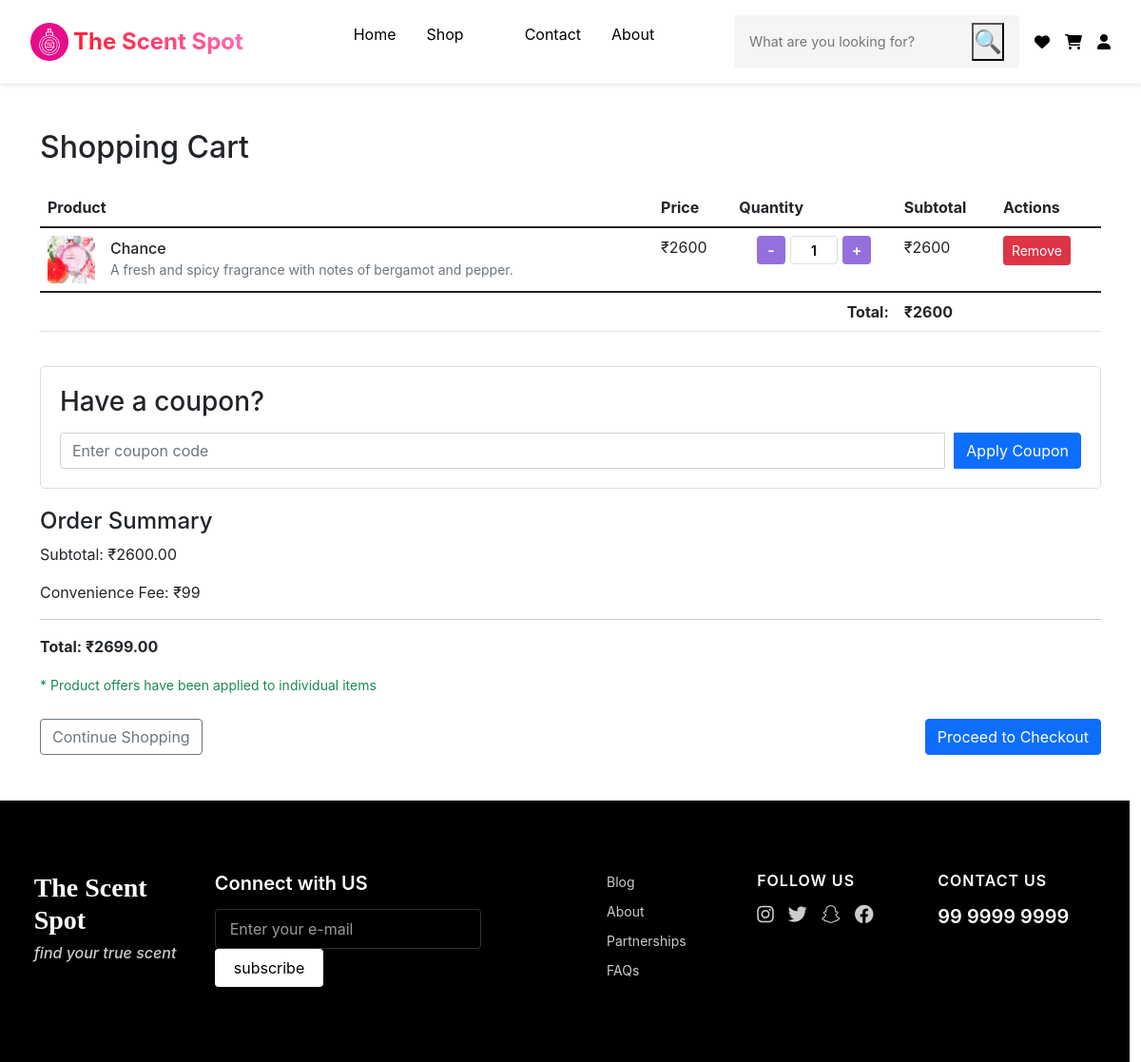
/cart (signed in), run on an earlier commit of the app's database.
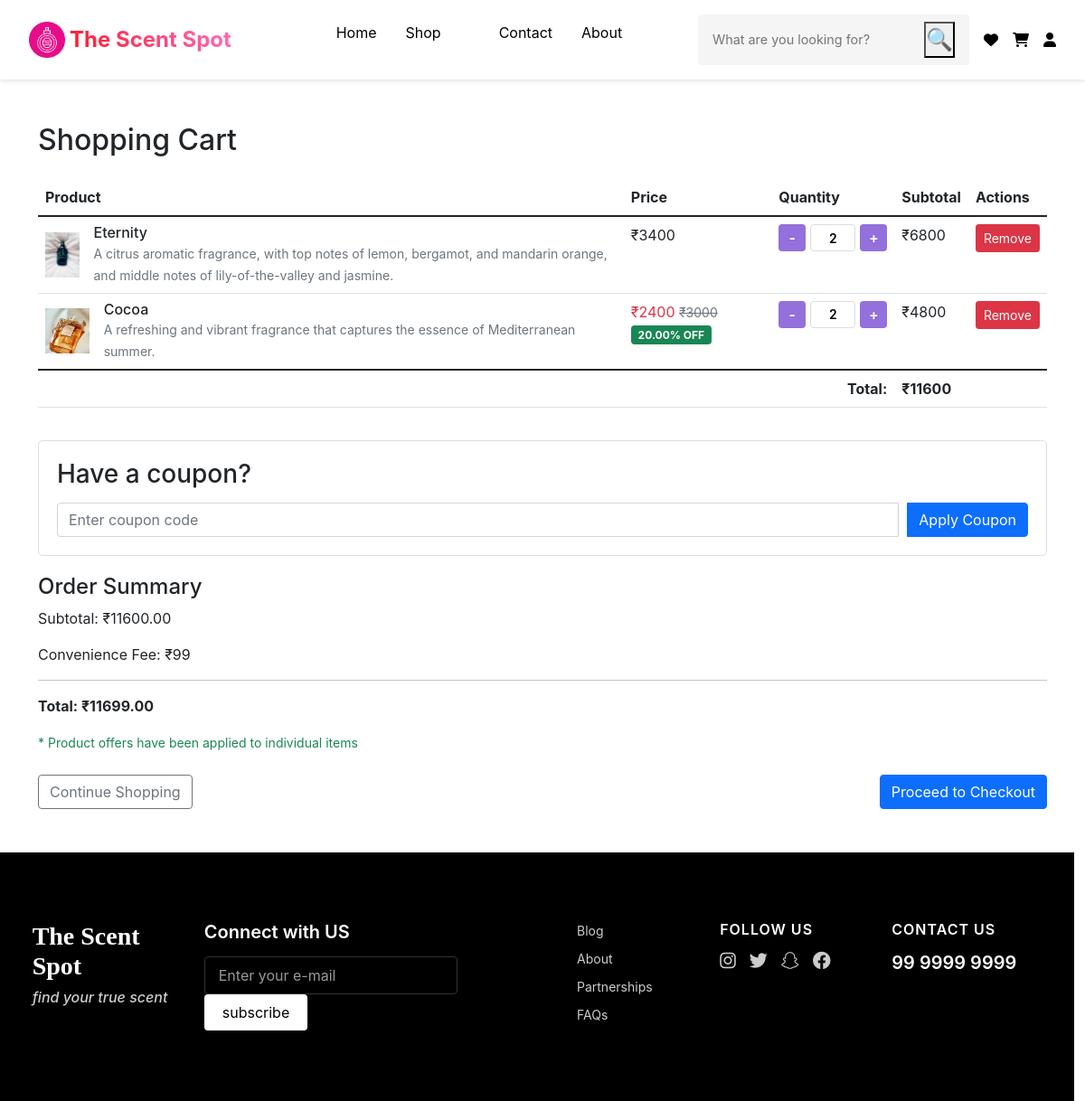
And on a later commit of the database.
### core/models/cart.py (models this page shows, shortened)
class CartItem(models.Model):
    user = models.ForeignKey(User, on_delete=models.CASCADE)
    product = models.ForeignKey(Product, on_delete=models.CASCADE)
    quantity = models.PositiveIntegerField(default=1)
    created_at = models.DateTimeField(auto_now_add=True)
    updated_at = models.DateTimeField(auto_now=True)
    objects = models.Manager()
    class Meta:
        unique_together = ('user', 'product')
        ordering = ['-created_at']

### core/models/product.py (models this page shows, shortened)
class Product(models.Model):
    name = models.CharField(max_length=50)
    price = models.IntegerField(default=0)
    description = models.CharField(max_length=2000, blank=True)
    image = models.ImageField(upload_to="images/")
    category = models.ForeignKey(Category, db_column='type2', on_delete=models.CASCADE)
    rating = models.IntegerField(default=1, validators=[MinValueValidator(0),MaxValueValidator(5)])
    brand = models.CharField(max_length=50, default="")
    gender = models.CharField(max_length=50, default="")
    size = models.CharField(max_length=50, default="")
    stock = models.IntegerField(default=0)
    @property
    def get_discount_price(self):
        from core.utils.offer_utils import calculate_discount_price
        return calculate_discount_price(self)
    @property
    def has_offer(self):
        from core.utils.offer_utils import get_best_offer
        return get_best_offer(self) is not None
    @property
    def offer_details(self):
        from core.utils.offer_utils import get_offer_details
        return get_offer_details(self)

### core/models/category.py (models this page shows, shortened)
class Category(models.Model):
    id = models.AutoField(primary_key=True)
    name = models.CharField(max_length=100, null = True)
    description = models.TextField(null=True, blank=True)

### core/models/offer.py (models this page shows, shortened)
class Offer(models.Model):
    name = models.CharField(max_length=100)
    discount_percentage = models.DecimalField(
        max_digits=5,
        decimal_places=2,
        validators=[MinValueValidator(0), MaxValueValidator(100)]
    )
    valid_from = models.DateTimeField()
    valid_to = models.DateTimeField()
    active = models.BooleanField(default=True)
    class Meta:
        abstract = True

class ProductOffer(Offer):
    product = models.ForeignKey(Product, on_delete=models.CASCADE, related_name='offers')

class CategoryOffer(Offer):
    category = models.ForeignKey(Category, on_delete=models.CASCADE, related_name='offers')

### core/views/cart.py (the view, shortened to what this page needs)
# urls.py: path("cart", cart.Cart.as_view(), name="cart"),
class Cart(LoginRequiredMixin, View):
    login_url = '/login/'
    template_name = 'cart.html'
    def dispatch(self, request, *args, **kwargs):
        if not request.user.is_authenticated:
            messages.warning(request, 'Please login to access your cart.')
            return redirect('login')
        return super().dispatch(request, *args, **kwargs)
    def get(self, request):
        cart_items = CartItem.objects.filter(user=request.user).select_related('product')
        subtotal = 0
        for item in cart_items:
            subtotal += item.product.price * item.quantity
        cart_total = 0
        for item in cart_items:
            if hasattr(item.product, 'has_offer') and item.product.has_offer:
                cart_total += item.product.get_discount_price * item.quantity
            else:
                cart_total += item.product.price * item.quantity
        offer_discount = subtotal - cart_total
        coupon_discount = 0
        if 'discount' in request.session:
            coupon_discount = request.session['discount']
        convenience_fee = 99  # ₹99
        final_total = cart_total - coupon_discount + convenience_fee
        context = {
            'cart_items': cart_items,
            'subtotal': subtotal,
            'offer_discount': offer_discount,
            'cart_total': cart_total,
            'coupon_discount': coupon_discount,
            'convenience_fee': convenience_fee,
            'final_total': final_total
        }
        return render(request, self.template_name, context)

### core/templatetags/cart.py (called while the page is built)
@register.filter(name = "currency")
def currency(number):
    return "₹" + str(number)

@register.filter(name = "mul")
def mul(n1, n2):
    return n1 * n2

### core/utils/offer_utils.py (called while the page is built)
def get_product_offer(product):
    now = timezone.now()
    offers = ProductOffer.objects.filter(
        product=product,
        active=True,
        valid_from__lte=now,
        valid_to__gte=now
    )
    return offers.order_by('-discount_percentage').first()

def get_category_offer(product):
    now = timezone.now()
    offers = CategoryOffer.objects.filter(
        category=product.category,
        active=True,
        valid_from__lte=now,
        valid_to__gte=now
    )
    return offers.order_by('-discount_percentage').first()

def get_best_offer(product):
    product_offer = get_product_offer(product)
    category_offer = get_category_offer(product)
    if product_offer and category_offer:
        if product_offer.discount_percentage >= category_offer.discount_percentage:
            return product_offer
        return category_offer
    elif product_offer:
        return product_offer
    elif category_offer:
        return category_offer
    return None

### core/templates/cart.html (shortened to what the changed rows need)
{% extends 'base.html' %}
{% load cart %}
{% block css%}
    <link href="static/css/cart.css" rel="stylesheet" type="text/css">
{% endblock %}
{% block content %}
<div class="container my-5">
    <h2 class="mb-4">Shopping Cart</h2>
    {% if cart_items %}
    <div class="table-responsive">
        <table class="table">
            <thead>
                <tr>
                    <th>Product</th>
                    <th>Price</th>
                    <th>Quantity</th>
                    <th>Subtotal</th>
                    <th>Actions</th>
                </tr>
            </thead>
            <tbody>
                {% for item in cart_items %}
                <tr>
                    <td>
                        <div class="d-flex align-items-center">
                            {% if item.product.image %}
                            <img src="{{ item.product.image.url }}" alt="{{ item.product.name }}" style="width: 50px; height: 50px; object-fit: cover;" class="me-3">
                            {% endif %}
                            <div>
                                <h6 class="mb-0">{{ item.product.name }}</h6>
                                <small class="text-muted">{{ item.product.description|truncatewords:20 }}</small>
                            </div>
                        </div>
                    </td>
                    <td>
                        {% if item.product.has_offer %}
                            <span class="text-danger">{{ item.product.get_discount_price|currency }}</span>
                            <small class="text-muted"><del>{{ item.product.price|currency }}</del></small>
                            <span class="badge bg-success">{{ item.product.offer_details.discount_percentage }}% OFF</span>
                        {% else %}
                            {{ item.product.price|currency }}
                        {% endif %}
                    </td>
                    <td>
                        <div class="quantity-wrapper">
                            <button type="button" class="quantity-btn" onclick="changeQuantity({{ item.product.id }}, -1)">-</button>
                            <input type="number" name="quantity" value="{{ item.quantity }}" min="1" max="{% if item.product.stock < 3 %}{{ item.product.stock }}{% else %}3{% endif %}" class="quantity-input" id="qty-{{ item.product.id }}"
                                data-product-id="{{ item.product.id }}"
                                data-stock="{{ item.product.stock }}"
                                data-price="{% if item.product.has_offer %}{{ item.product.get_discount_price }}{% else %}{{ item.product.price }}{% endif %}"
                                onchange="updateCart(this)">
                            <button type="button" class="quantity-btn" onclick="changeQuantity({{ item.product.id }}, 1)">+</button>
                        </div>
                    </td>
                    <td class="product-total" id="total-{{ item.product.id }}">
                        {% if item.product.has_offer %}
                            {{ item.product.get_discount_price|mul:item.quantity|currency }}
                        {% else %}
                            {{ item.product.price|mul:item.quantity|currency }}
                        {% endif %}
                    </td>
                    <td>
                        <form action="{% url 'remove_from_cart' item.product.id %}" method="POST" class="d-inline">
                            <button type="submit" class="btn btn-sm btn-danger">Remove</button>
                        </form>
                    </td>
                </tr>
                {% endfor %}
            </tbody>
            <tfoot>
                <tr>
                    <td colspan="3" class="text-end"><strong>Total:</strong></td>
                    <td colspan="2"><strong>{{ cart_total|currency }}</strong></td>
                </tr>
            </tfoot>
        </table>
    </div>
    <div class="coupon-section">
        <h3>Have a coupon?</h3>
        {% if request.session.coupon_id %}
            <div class="applied-coupon">
                <p>Coupon applied! Discount: ₹{{ request.session.discount|floatformat:2 }}</p>
                <form action="{% url 'remove_coupon' %}" method="POST">
                    {% csrf_token %}
                    <button type="submit" class="btn btn-danger">Remove Coupon</button>
                </form>
            </div>
        {% else %}
            <form action="{% url 'apply_coupon' %}" method="POST">
                <div class="input-group">
                    <input type="text" name="coupon_code" class="form-control" placeholder="Enter coupon code">
                    <button type="submit" class="btn btn-primary">Apply Coupon</button>
                </div>
            </form>
        {% endif %}
    </div>
    <div class="cart-summary">
        <h4>Order Summary</h4>
        <p>Subtotal: ₹{{ cart_total|floatformat:2 }}</p>
        <p>Convenience Fee: ₹{{ convenience_fee }}</p>
        <hr>
        <p><strong>Total: ₹{{ final_total|floatformat:2 }}</strong></p>
        <small class="text-success">* Product offers have been applied to individual items</small>
    </div>
    <div class="d-flex justify-content-between mt-4">
        <a href="{% url 'index' %}" class="btn btn-outline-secondary">Continue Shopping</a>
        <a href="{% url 'checkout' %}" class="btn btn-primary">Proceed to Checkout</a>
    </div>
    {% else %}
    <div class="text-center py-5">
        <h4>Your cart is empty</h4>
        <p class="text-muted">Looks like you haven't added any items to your cart yet.</p>
        <a href="{% url 'index' %}" class="btn btn-primary mt-3">Start Shopping</a>
    </div>
    {% endif %}
</div>
{% endblock %}

What changed in the data, as far as the page shows it:
removed CartItem: product.image (picture), product.name "Chance", product.description "A fresh and spicy fragrance with notes of bergamot and pepper.", product.price "₹2600", quantity "1", product.price|mul "₹2600"
added CartItem: product.image (picture), product.name "Eternity", product.description "A citrus aromatic fragrance, with top notes of lemon, bergamot, and mandarin orange, and middle notes of lily-of-the-valley and jasmine.", product.price "₹3400", quantity "2", product.price|mul "₹6800"
added CartItem: product.image (picture), product.name "Cocoa", product.description "A refreshing and vibrant fragrance that captures the essence of Mediterranean summer.", product.get_discount_price "₹2400", product.price "₹3000", product.offer_details.discount_percentage "20.00", quantity "2", product.get_discount_price|mul "₹4800"
Also different on the page:
{{ cart_total|currency }}: "₹2600" → "₹11600"
{{ cart_total|floatformat:2 }}: "2600.00" → "11600.00"
{{ final_total|floatformat:2 }}: "2699.00" → "11699.00"
